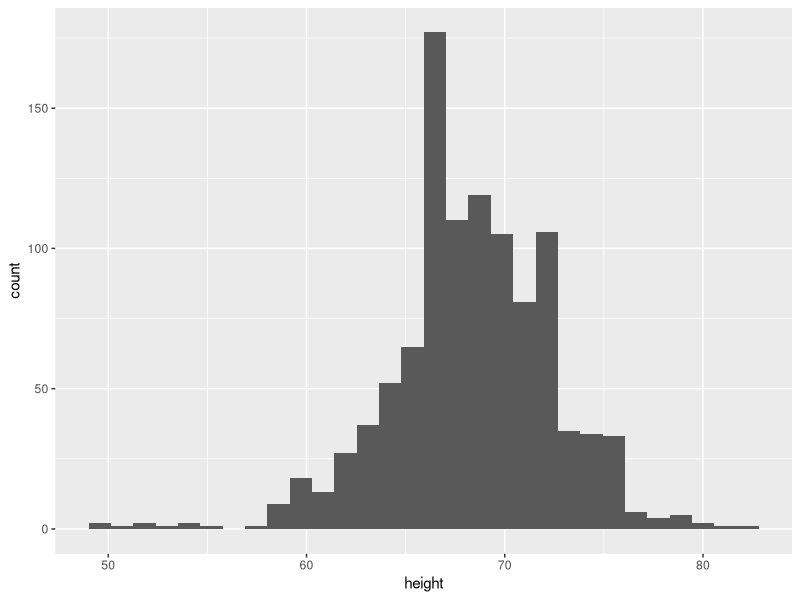

This chart was generated by the following R code:
# Instructions
# Now we are ready to add a layer to actually make the histogram.

# Instructions
# Add a layer to the object p (created in the previous exercise) using the geom_histogram function to make the histogram.

library(dplyr)
library(ggplot2)
library(dslabs)
data(heights)

#cria um objeto ggplot com altura no eixo x
p <- heights %>% ggplot(aes(height)) 

#adiciona uma camada para criar o histograma
p + geom_histogram()
